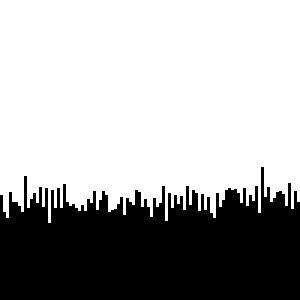
Frame 1 (no input)
Frame 60 (the mouse pressed at the canvas centre just before this capture): identical to frame 1, image omitted
Frame 120 (the mouse held since frame 60 and released just before this capture): identical to frame 1, image omitted

The Processing sketch that drew this single still picture (run headless with seeded random() and noise(); from frame 60 on, the mouse is pressed at the canvas centre):

// Processing sketch: Random_uniform_heights
// ── Random_uniform_heights.pde
float[] heights = new float[100];

void setup()
{
  size(300,300);
  noStroke();
  fill(0);
  
  randomHeights();
}

void draw()
{
  background(255);
  for(int i = 0; i < heights.length; i++)
  {
    rect(i*3,height-heights[i],3,heights[i]);
  }
}

void keyPressed()
{
  randomHeights();
}

void randomHeights()
{
  for(int i = 0; i < heights.length; i++)
  {
    heights[i] = 0;
  }
  
  for(int i = 0; i < 10000; i++)
  {
    heights[floor(random(heights.length))]++;
  }
}
